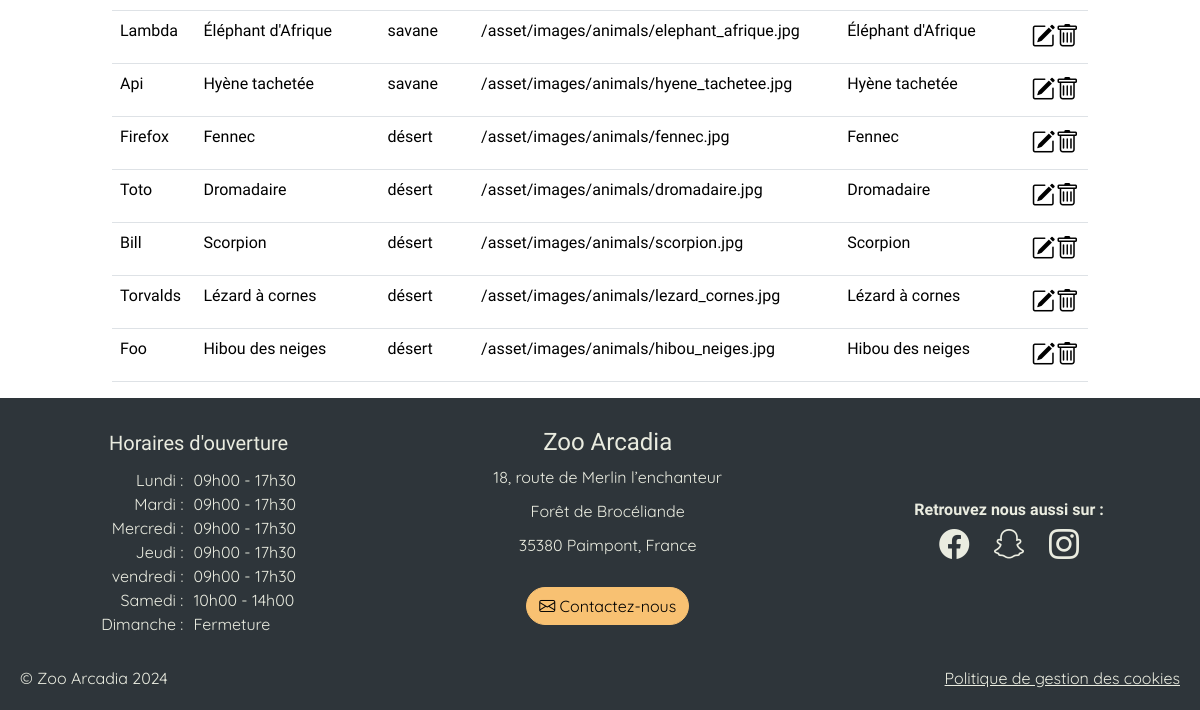
The app's page /admAnimals/view (signed in, lower part), older data.
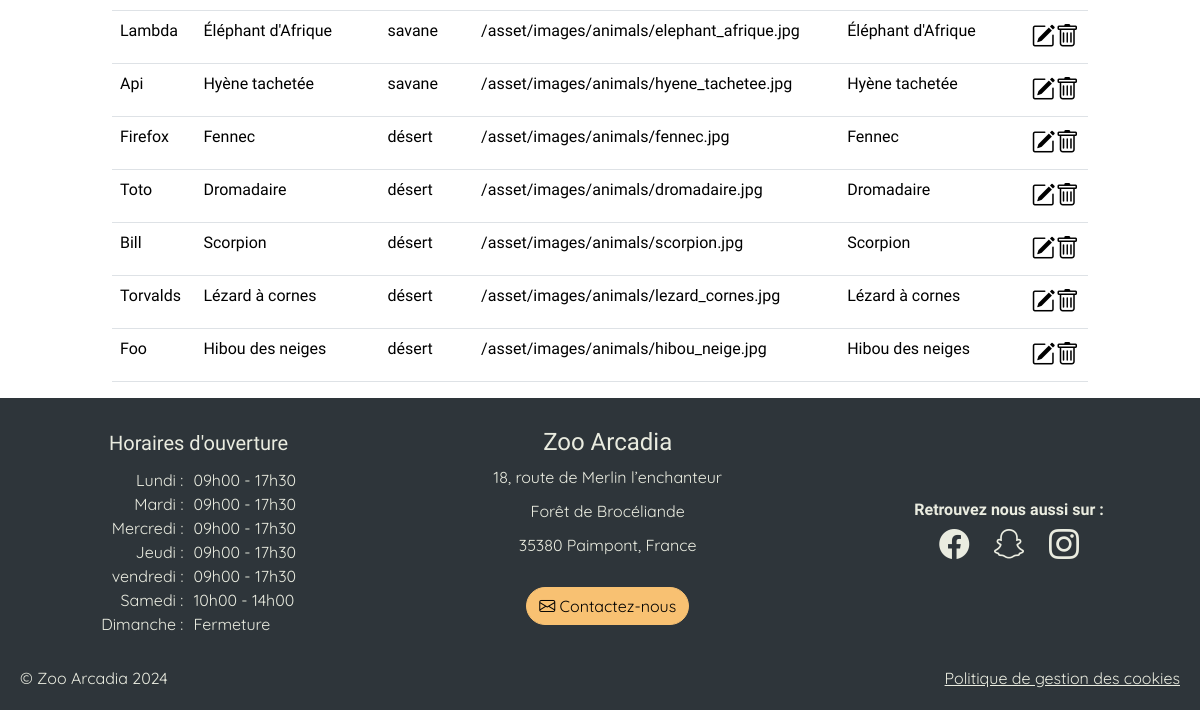
The same page, newer data.
### tables this page shows
CREATE TABLE animal(
   id INT AUTO_INCREMENT,
   name VARCHAR(50) NOT NULL,
   image_url VARCHAR(250) NOT NULL,
   image_alt VARCHAR(250),
   biome_id INT NOT NULL,
   breed_id INT NOT NULL,
   PRIMARY KEY(id),
   FOREIGN KEY(biome_id) REFERENCES biome(id),
   FOREIGN KEY(breed_id) REFERENCES breed(id)
);

CREATE TABLE breed(
   id INT AUTO_INCREMENT,
   name VARCHAR(50),
   diet VARCHAR(50) NOT NULL,
   PRIMARY KEY(id)
);

CREATE TABLE biome(
   id INT AUTO_INCREMENT,
   name VARCHAR(50) NOT NULL,
   description TEXT NOT NULL,
   image_url VARCHAR(250) NOT NULL,
   image_url_hd VARCHAR(250) NOT NULL,
   image_alt VARCHAR(250) NOT NULL,
   PRIMARY KEY(id)
);

### app/Database/DbUtils.php (called while the page is built, shortened)
<?php
class DbUtils
{
    static ?PDO $pdo = null;
    public static function getPdo(): PDO
    {
        if (self::$pdo !== null) {
            return self::$pdo;
        }
        self::$pdo = new \PDO(self::getDSN(), self::getUser(), self::getPassword());
        return self::$pdo;
    }
    private static function getEnv($key, $default = null)
    {
        return $default;
    }
    public static function getDSN()
    {
        $host = 'mysql';
        $dbname = self::getEnv('MYSQL_DATABASE');
        $port = '3306';
        return "mysql:host={$host};dbname={$dbname};port={$port}";
    }
    public static function getUser()
    {
        return self::getEnv('MYSQL_USER');
    }
    public static function getPassword()
    {
        return self::getEnv('MYSQL_PASSWORD');
    }
}

### app/Views/admAnimals.php (the view, shortened to what this page needs)
<div class="container-fluid col-12 col-md-10 adm">
    <div class="table-responsive">
        <table id="list-animal"  class="table table-hover table-responsive">
            <tbody >
                <?php
                $query = DbUtils::getPdo()->query('SELECT a.id, a.name, a.image_url, a.image_alt, br.name as race, bi.name as biome
                                                 FROM animal a
                                                 JOIN breed br ON a.breed_id = br.id
                                                 JOIN biome bi ON a.biome_id = bi.id');
                $animals = $query->fetchAll(\PDO::FETCH_ASSOC);
                foreach ($animals as $animal) {
                    echo '<tr data-id="' . $animal['id'] . '">';
                    echo '<td>' . $animal['name'] . '</td>';
                    echo '<td>' . $animal['race'] . '</td>';
                    echo '<td>' . $animal['biome']. '</td>';
                    echo '<td>' . $animal['image_url']. '</td>';
                    echo '<td>' . $animal['image_alt'] . '</td>';
                    echo '<td class="icon-cell">'
                        . '<i class="bi bi-pencil-square"></i>'
                        . '<i class="bi bi-trash" data-id="' . $animal['id'] . '"></i>'
                        .'<i class="bi bi-x-circle hidden"></i>'
                        . '<i class="bi bi-floppy hidden"></i>'
                        . '</td>';
                    echo '</tr>';
                }
                ?>
            </tbody>
        </table>
    </div>
</div>

Row changes from the older to the newer data that the page shows:
changed animal "Foo": image_url "/asset/images/animals/hibou_neiges.jpg" → "/asset/images/animals/hibou_neige.jpg"
